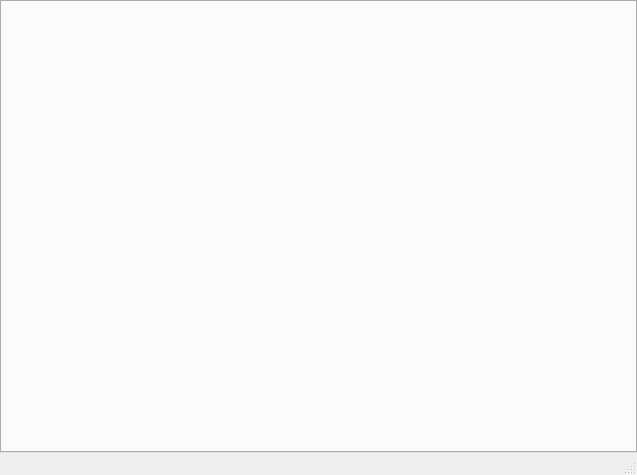
<?xml version="1.0" encoding="UTF-8"?>
<ui version="4.0">
 <class>MainWindow</class>
 <widget class="QMainWindow" name="MainWindow">
  <property name="geometry">
   <rect>
    <x>0</x>
    <y>0</y>
    <width>637</width>
    <height>475</height>
   </rect>
  </property>
  <property name="windowTitle">
   <string>Менеджер Авто Сервиса</string>
  </property>
  <widget class="QWidget" name="centralwidget">
   <layout class="QGridLayout" name="gridLayout">
    <property name="margin">
     <number>0</number>
    </property>
    <item row="0" column="0">
     <widget class="QTabWidget" name="tabWidget">
      <property name="currentIndex">
       <number>-1</number>
      </property>
     </widget>
    </item>
   </layout>
  </widget>
  <widget class="QMenuBar" name="menubar">
   <property name="geometry">
    <rect>
     <x>0</x>
     <y>0</y>
     <width>637</width>
     <height>21</height>
    </rect>
   </property>
  </widget>
  <widget class="QStatusBar" name="statusbar"/>
 </widget>
 <resources/>
 <connections/>
</ui>
